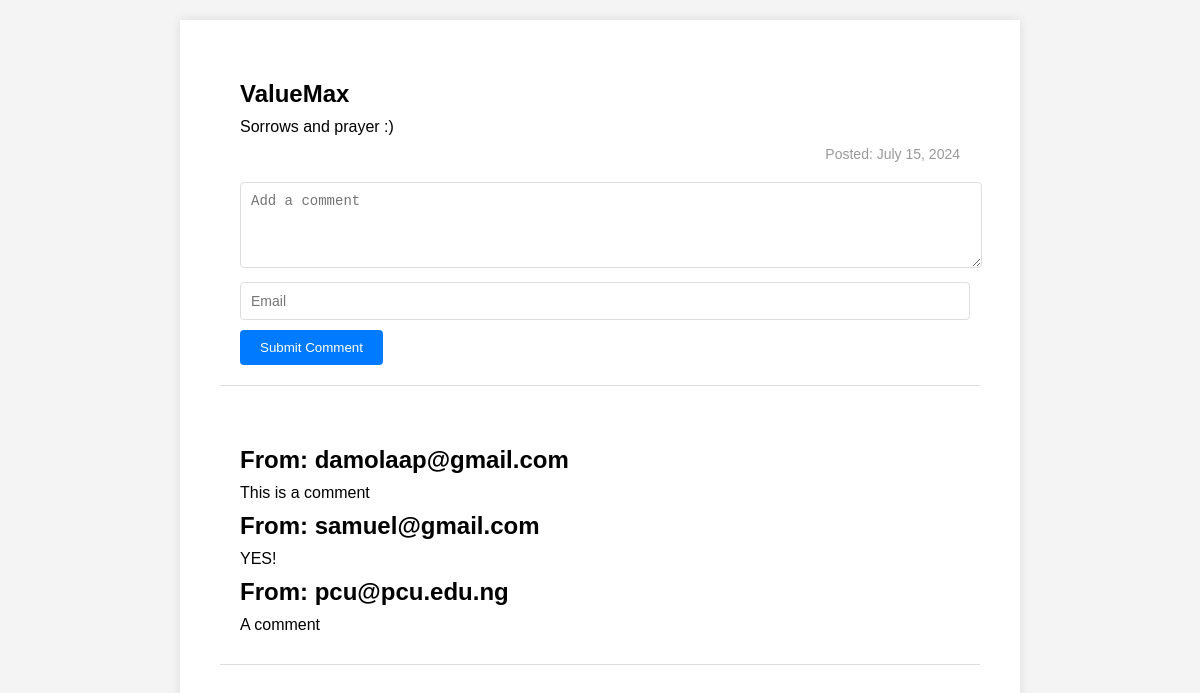
/single-post/2/, run on the app's committed database.
### CRUDAPP/models.py (models this page shows, shortened)
class Post(models.Model):
    post_title = models.CharField(max_length=400)
    post_body = models.TextField(null=True,)
    owner = models.ForeignKey(User, on_delete=models.CASCADE)
    date_posted = models.DateField(auto_now_add=True)

class Comment(models.Model):
    post = models.ForeignKey(Post, on_delete=models.CASCADE)
    email = models.EmailField(max_length=254)
    comment = models.TextField()

### CRUDAPP/views.py (the view)
# urls.py: path('single-post/<int:id>/', views.single_post),
def single_post(request, id):
    post = Post.objects.get(id = id)
    user_comment = Comment.objects.all().filter(post = post)
    if request.method == 'POST':
        comment = request.POST.get('comment')
        email = request.POST.get('email')
        save_comment = Comment(post = post, comment = comment, email = email)
        save_comment.save()
        return redirect(f'/single-post/{id}/')
    context = {
        'comments' : user_comment,
        'post' : post,
    }
    return render(request, 'single_post.html', context)

### templates/single_post.html (shortened to what this page needs)
{% load static %}
<!DOCTYPE html>
<html lang="en">
<head>
    <link rel="stylesheet" href="{% static 'css/single_post.css' %}">
</head>
<body>
    <div class="home-container">
        <div class="content">
            <div class="posts">
                <div class="post">
                    <div class="post-title">{{ post.post_title }}</div>
                    <div class="post-content">{{ post.post_body }}</div>
                    <div class="post-date" style="text-align: right;">Posted: {{ post.date_posted }}</div>
                    <form action="" method="POST">
                        <textarea name="comment" id="" placeholder="Add a comment" rows="4" cols="50"></textarea><br>
                        <input type="email" name="email" placeholder="Email"><br>
                        <input type="submit" value="Submit Comment">
                    </form>
                </div>
                <div class="post">
                    {% for comment in comments %}
                    <div class="post-title">From: {{ comment.email }}</div>
                    <div class="post-content">{{comment.comment}}</div>
                    {% endfor %}
                </div>
            </div>
        </div>
    </div>
</body>
</html>

### staticfiles/css/single_post.css (style rules this page uses)
body { font-family: Arial, sans-serif; background-color: #f4f4f4; margin: 0; padding: 0; }
.home-container { max-width: 800px; margin: 20px auto; padding: 20px; background-color: #fff; box-shadow: 0 0 10px rgba(0, 0, 0, 0.1); }
.content { padding: 20px; }
.post { margin-bottom: 40px; padding: 20px; border-bottom: 1px solid #ddd; }
.post-title { font-size: 24px; font-weight: bold; margin-bottom: 10px; }
.post-content { font-size: 16px; margin-bottom: 10px; }
.post-date { font-size: 14px; color: #999; }
form { margin-top: 20px; }
textarea { width: 100%; padding: 10px; font-size: 14px; margin-bottom: 10px; border: 1px solid #ddd; border-radius: 4px; }
input[type="email"] { width: calc(100% - 12px); padding: 10px; font-size: 14px; margin-bottom: 10px; border: 1px solid #ddd; border-radius: 4px; }
input[type="submit"] { padding: 10px 20px; background-color: #007BFF; color: #fff; border: none; border-radius: 4px; cursor: pointer; }

### data on the page
Post: post_title "ValueMax", post_body "Sorrows and prayer :)", date_posted "July 15, 2024"
Comment: email "damolaap@gmail.com", comment "This is a comment"
Comment: email "samuel@gmail.com", comment "YES!"
Comment: email "pcu@pcu.edu.ng", comment "A comment"
